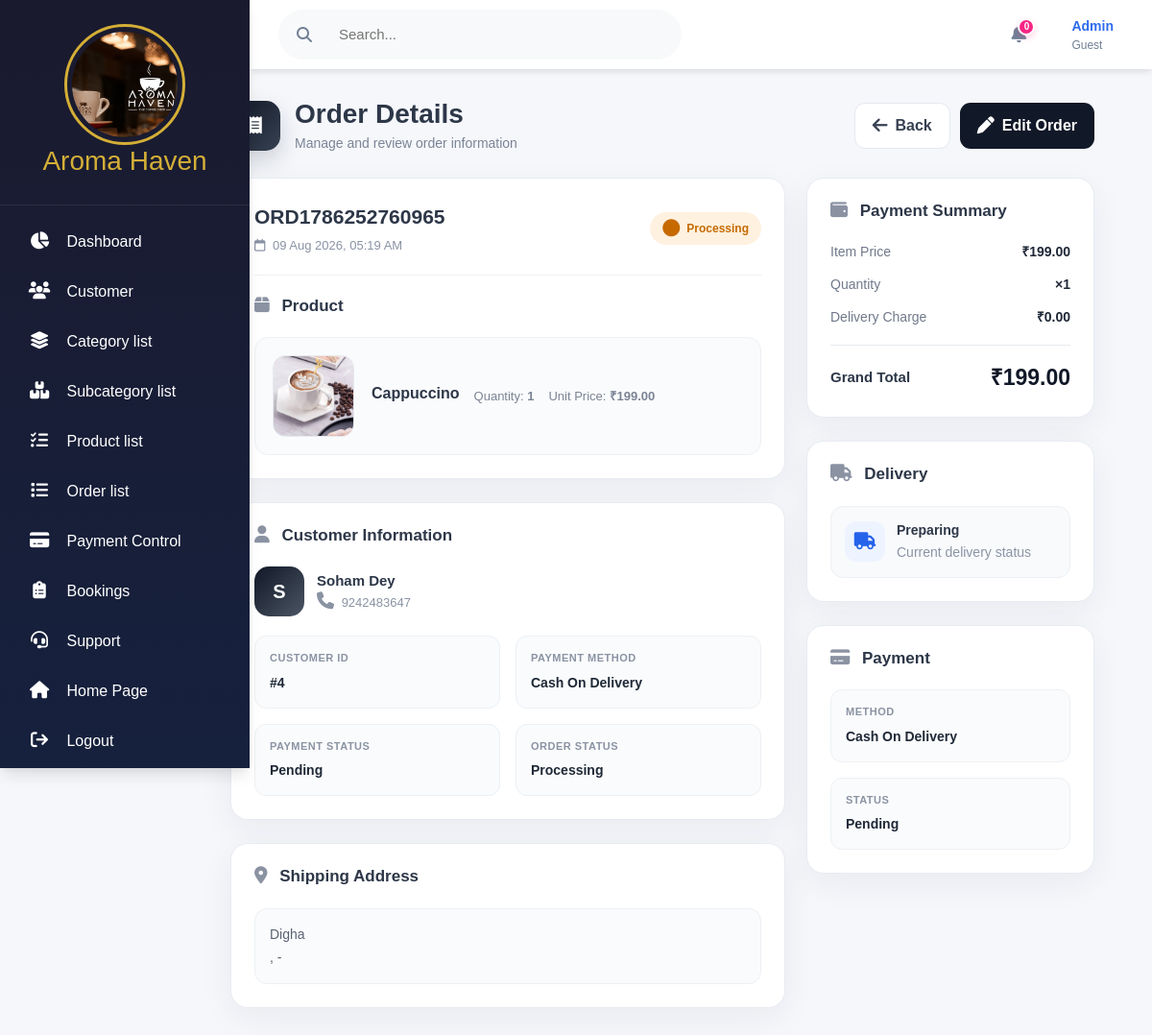
/admin/view_order.php?id=46, run on the app's committed database.
### tables this page shows
CREATE TABLE `userorder` (
  `id` int(11) NOT NULL,
  `customer_id` int(11) NOT NULL,
  `customer_name` varchar(255) NOT NULL,
  `product_id` int(11) NOT NULL,
  `product_name` varchar(255) NOT NULL,
  `product_image` varchar(255) NOT NULL,
  `quantity` int(11) NOT NULL DEFAULT 1,
  `order_number` varchar(50) NOT NULL,
  `item_price` decimal(10,2) NOT NULL,
  `total_amount` decimal(10,2) NOT NULL,
  `customer_number` varchar(20) NOT NULL,
  `shipping_address` text NOT NULL,
  `payment_method` enum('Cash On Delivery','UPI','Card','Net Banking') DEFAULT 'Cash On Delivery',
  `payment_status` enum('Pending','Paid','Failed') DEFAULT 'Pending',
  `order_status` enum('Pending','Confirmed','Processing','Shipped','Out for Delivery','Delivered','Cancelled') DEFAULT 'Pending',
  `city` varchar(100) NOT NULL,
  `state` varchar(100) NOT NULL,
  `pin` varchar(20) NOT NULL,
  `delivery_charge` decimal(10,2) DEFAULT 0.00,
  `tracking_number` varchar(100) DEFAULT NULL,
  `estimated_delivery` date DEFAULT NULL,
  `coupon_code` varchar(100) DEFAULT NULL,
  `discount_amount` decimal(10,2) DEFAULT 0.00,
  `grand_total` decimal(10,2) NOT NULL,
  `created_at` timestamp NOT NULL DEFAULT current_timestamp(),
  `cancel_reason` varchar(255) DEFAULT NULL,
  `cancel_note` text DEFAULT NULL,
  `cancelled_at` datetime DEFAULT NULL,
  `is_deleted` tinyint(1) DEFAULT 0,
  `current_lat` decimal(10,8) DEFAULT NULL,
  `current_lng` decimal(11,8) DEFAULT NULL,
  `delivery_status` enum('Preparing','On the way','Near you','Delivered') DEFAULT 'Preparing'
);

### admin/view_order.php (the view, shortened to what this page needs)
<?php
global $conn;
$orderId = isset($_GET['id']) ? (int)$_GET['id'] : 0;
$sql = "
    SELECT *
    FROM userorder
    WHERE id = ?
    LIMIT 1
";
$stmt = mysqli_prepare($conn, $sql);
mysqli_stmt_bind_param($stmt, "i", $orderId);
mysqli_stmt_execute($stmt);
$result = mysqli_stmt_get_result($stmt);
$order = mysqli_fetch_assoc($result);
$orderNumber = $order['order_number'] ?? 'N/A';
$customerName = $order['customer_name'] ?? 'N/A';
$customerNumber = $order['customer_number'] ?? 'N/A';
$productName = $order['product_name'] ?? 'N/A';
$productImage = trim($order['product_image'] ?? '');
$quantity = (int)($order['quantity'] ?? 0);
$itemPrice = (float)($order['item_price'] ?? 0);
$deliveryCharge = (float)($order['delivery_charge'] ?? 0);
$grandTotal = (float)($order['grand_total'] ?? 0);
$paymentMethod = $order['payment_method'] ?? 'Cash On Delivery';
$paymentStatus = $order['payment_status'] ?? 'Pending';
$orderStatus = $order['order_status'] ?? 'Pending';
$deliveryStatus = $order['delivery_status'] ?? 'Preparing';
$shippingAddress = $order['shipping_address'] ?? '';
$createdAt = $order['created_at'] ?? '';
?>
<!DOCTYPE html>
<html lang="en">
<head>
<link
    rel="stylesheet"
    href="../assets/bootstrap-5.3.7-dist/css/bootstrap.min.css"
>
<link
    rel="stylesheet"
    href="https://cdnjs.cloudflare.com/ajax/libs/font-awesome/6.7.2/css/all.min.css"
>
</head>
<body>
<div class="container"   style="margin-left:-1%;min-width:102%;">
<?php include "sidebar.php"; ?>
<?php include "header.php"; ?>
<div class="view-order-wrapper">
    <div class="order-topbar">
        <div class="order-heading">
            <div class="order-heading-icon">
                <i class="fas fa-receipt"></i>
            </div>
            <div>
                <h1>Order Details</h1>
                <p>
                    Manage and review order information
                </p>
            </div>
        </div>
        <div class="top-actions">
            <a
                href="order_list.php"
                class="btn-premium btn-back"
            >
                <i class="fas fa-arrow-left"></i>
                Back
            </a>
            <a
                href="edit_order.php?id=<?php echo $orderId; ?>"
                class="btn-premium btn-edit"
            >
                <i class="fas fa-pen"></i>
                Edit Order
            </a>
        </div>
    </div>
    <div class="order-grid">
        <div>
            <div class="premium-card">
                <div class="order-hero">
                    <div>
                        <div class="order-number-large">
                            <?php echo htmlspecialchars($orderNumber); ?>
                        </div>
                        <div class="order-date">
                            <i class="far fa-calendar me-1"></i>
                            <?php
                            echo $createdAt
                                ? date(
                                    "d M Y, h:i A",
                                    strtotime($createdAt)
                                )
                                : "Date unavailable";
                            ?>
                        </div>
                    </div>
                    <span class="status-pill
                        <?php
                        echo 'status-' .
                            strtolower(
                                $orderStatus
                            );
                        ?>"
                    >
                        <i class="fas fa-circle"></i>
                        <?php echo htmlspecialchars($orderStatus); ?>
                    </span>
                </div>
                <div style="margin-top:22px;">
                    <div class="card-heading">
                        <h3>
                            <i class="fas fa-box me-2"></i>
                            Product
                        </h3>
                    </div>
                    <div class="product-box">
                        <?php if ($productImage !== '') { ?>
                            <img
                                src="../images/<?php
                                    echo htmlspecialchars(
                                        $productImage
                                    );
                                ?>"
                                class="product-image"
                                alt="Product"
                            >
                        <?php } else { ?>
                            <div class="no-product-image">
                                <i class="fas fa-image"></i>
                            </div>
                        <?php } ?>
                        <div class="product-info">
                            <h4>
                                <?php
                                echo htmlspecialchars(
                                    $productName
                                );
                                ?>
                            </h4>
                            <p>
                                Quantity:
                                <strong>
                                    <?php echo $quantity; ?>
                                </strong>
                            </p>
                            <p>
                                Unit Price:
                                <strong>
                                    ₹<?php
                                    echo number_format(
                                        $itemPrice,
                                        2
                                    );
                                    ?>
                                </strong>
                            </p>
                        </div>
                    </div>
                </div>
            </div>
            <div class="premium-card mt-4">
                <div class="card-heading">
                    <h3>
                        <i class="fas fa-user me-2"></i>
                        Customer Information
                    </h3>
                </div>
                <div class="customer-profile">
                    <div class="customer-avatar-large">
                        <?php
                        echo strtoupper(
                            substr(
                                $customerName,
                                0,
                                1
                            )
                        );
                        ?>
                    </div>
                    <div>
                        <h4>
                            <?php
                            echo htmlspecialchars(
                                $customerName
                            );
                            ?>
                        </h4>
                        <p>
                            <i class="fas fa-phone me-1"></i>
                            <?php
                            echo htmlspecialchars(
                                $customerNumber
                            );
                            ?>
                        </p>
                    </div>
                </div>
                <div class="info-grid">
                    <div class="info-item">
                        <span class="info-label">
                            Customer ID
                        </span>
                        <span class="info-value">
                            #<?php
                            echo (int)$order['customer_id'];
                            ?>
                        </span>
                    </div>
                    <div class="info-item">
                        <span class="info-label">
                            Payment Method
                        </span>
                        <span class="info-value">
                            <?php
                            echo htmlspecialchars(
                                $paymentMethod
                            );
                            ?>
                        </span>
                    </div>
                    <div class="info-item">
                        <span class="info-label">
                            Payment Status
                        </span>
                        <span class="info-value">
                            <?php
                            echo htmlspecialchars(
                                $paymentStatus
                            );
                            ?>
                        </span>
                    </div>
                    <div class="info-item">
                        <span class="info-label">
                            Order Status
                        </span>
                        <span class="info-value">
                            <?php
                            echo htmlspecialchars(
                                $orderStatus
                            );
                            ?>
                        </span>
                    </div>
                </div>
            </div>
            <div class="premium-card mt-4">
                <div class="card-heading">
                    <h3>
                        <i class="fas fa-location-dot me-2"></i>
                        Shipping Address
                    </h3>
                </div>
                <div class="address-box">
                    <?php
                    echo nl2br(
                        htmlspecialchars(
                            $shippingAddress
                        )
                    );
                    ?>
                    <br>
                    ?>,
                    -
                </div>
            </div>
        </div>
        <div>
            <div class="premium-card">
                <div class="card-heading">
                    <h3>
                        <i class="fas fa-wallet me-2"></i>
                        Payment Summary
                    </h3>
                </div>
                <div class="price-list">
                    <div class="price-row">
                        <span>
                            Item Price
                        </span>
                        <strong>
                            ₹<?php
                            echo number_format(
                                $itemPrice,
                                2
                            );
                            ?>
                        </strong>
                    </div>
                    <div class="price-row">
                        <span>
                            Quantity
                        </span>
                        <strong>
                            ×<?php echo $quantity; ?>
                        </strong>
                    </div>
                    <div class="price-row">
                        <span>
                            Delivery Charge
                        </span>
                        <strong>
                            ₹<?php
                            echo number_format(
                                $deliveryCharge,
                                2
                            );
                            ?>
                        </strong>
                    </div>
                    <div class="price-total">
                        <span>
                            Grand Total
                        </span>
                        <strong>
                            ₹<?php
                            echo number_format(
                                $grandTotal,
                                2
                            );
                            ?>
                        </strong>
                    </div>
                </div>
            </div>
            <div class="premium-card mt-4">
                <div class="card-heading">
                    <h3>
                        <i class="fas fa-truck me-2"></i>
                        Delivery
                    </h3>
                </div>
                <div class="delivery-box">
                    <div class="delivery-icon">
                        <i class="fas fa-truck"></i>
                    </div>
                    <div>
                        <strong>
                            <?php
                            echo htmlspecialchars(
                                $deliveryStatus
                            );
                            ?>
                        </strong>
                        <small>
                            Current delivery status
                        </small>
                    </div>
                </div>
            </div>
            <div class="premium-card mt-4">
                <div class="card-heading">
                    <h3>
                        <i class="fas fa-credit-card me-2"></i>
                        Payment
                    </h3>
                </div>
                <div class="info-item">
                    <span class="info-label">
                        Method
                    </span>
                    <span class="info-value">
                        <?php
                        echo htmlspecialchars(
                            $paymentMethod
                        );
                        ?>
                    </span>
                </div>
                <div class="info-item mt-3">
                    <span class="info-label">
                        Status
                    </span>
                    <span class="info-value">
                        <?php
                        echo htmlspecialchars(
                            $paymentStatus
                        );
                        ?>
                    </span>
                </div>
            </div>
        </div>
    </div>
</div>
</body>
</html>

### admin/admin_panel.css (style rules this page uses)
:root { --primary: #3a0ca3; --primary-light: #4361ee; --secondary: #7209b7; --success: #4cc9f0; --danger: #f72585; --warning: #f8961e; --info: #4895ef; --dark: #1a1a2e; --light: #f8f9fa; --border: #e9ecef; --text: #2d3748; --text-light: #718096; --shadow: 0 10px 15px -3px rgba(0, 0, 0, 0.1), 0 4px 6px -2px rgba(0, 0, 0, 0.05); --shadow-sm: 0 4px 6px -1px rgba(0, 0, 0, 0.1); --shadow-lg: 0 20px 25px -5px rgba(0, 0, 0, 0.1), 0 10px 10px -5px rgba(0, 0, 0, 0.04); --radius: 10px; --radius-sm: 6px; --sidebar-width: 260px; --header-height: 70px; --transition: all 0.3s ease; }
* { margin: 0; padding: 0; box-sizing: border-box; font-family: "Poppins", sans-serif; }
body { background-color: #f5f7fb; color: var(--text); overflow-x: hidden; }
.container { display: grid; display: block; grid-template-rows: var(--header-height) 1fr; min-height: 100vh; }
.fas { font-size: 18px; }
.product-info { display: flex; gap: 15px; align-items: center; }

### data on the page
userorder: order_number "ORD1786252760965", created_at "09 Aug 2026, 05:19 AM", order_status "Processing", product_image (picture), product_name "Cappuccino", quantity "1", item_price "199.00", customer_name "S", customer_name "Soham Dey", customer_number "9242483647", customer "4", payment_method "Cash On Delivery", payment_status "Pending", shipping_address "Digha", delivery_charge "0.00", grand_total "199.00", delivery_status "Preparing"

### other printed values
$notificationData['total'] "0"
$_SESSION['user_name'] "Guest"
